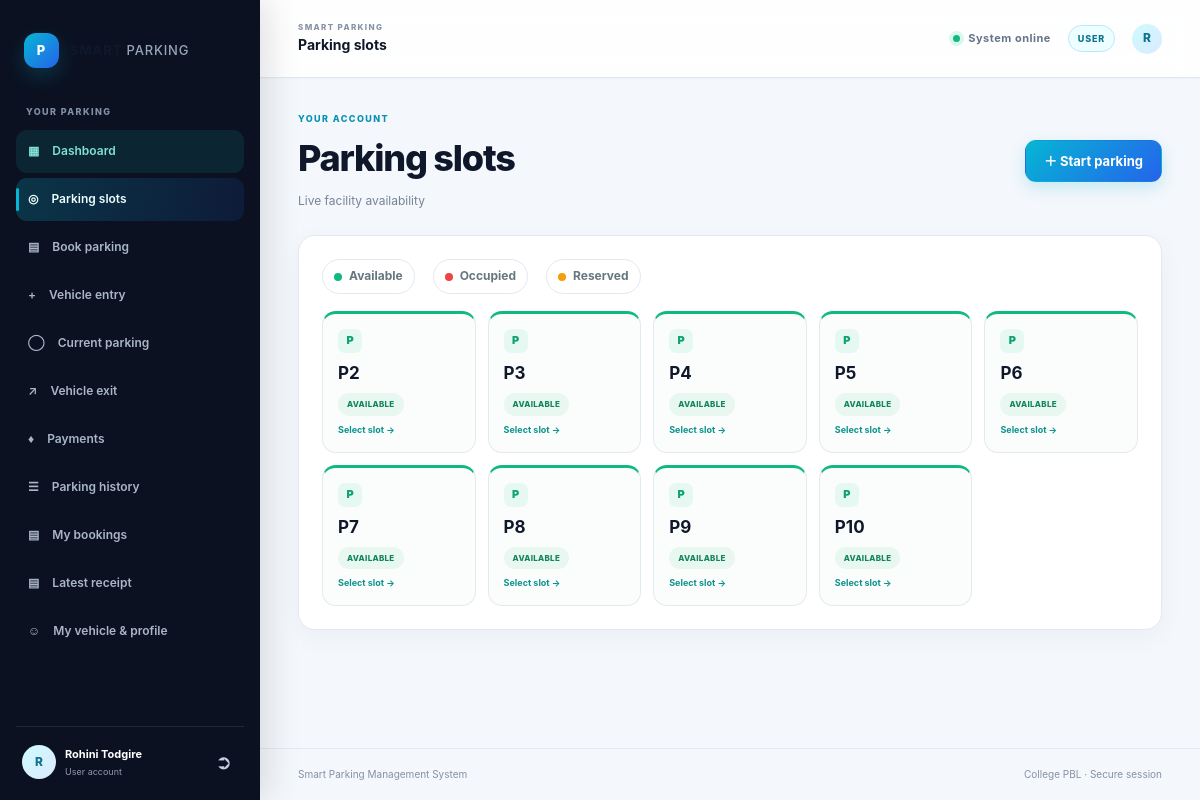
Screenshot of /user/parking (signed in) with the database file from the repository.
### tables this page shows
CREATE TABLE users (
                    id INTEGER PRIMARY KEY AUTOINCREMENT,
                    name TEXT NOT NULL,
                    email TEXT NOT NULL COLLATE NOCASE UNIQUE,
                    password_hash TEXT NOT NULL,
                    role TEXT NOT NULL CHECK (role IN ('user', 'admin')),
                    created_at TEXT NOT NULL DEFAULT CURRENT_TIMESTAMP
                , mobile TEXT, vehicle_number TEXT, vehicle_type TEXT, is_active INTEGER NOT NULL DEFAULT 1);

CREATE TABLE parking_slots (
                    id INTEGER PRIMARY KEY AUTOINCREMENT,
                    slot_id TEXT UNIQUE NOT NULL,
                    status TEXT NOT NULL DEFAULT 'Available'
                );

### backend/app.py (the view)
@app.route("/user/parking")
@user_required
def user_parking():
    try:
        slots = database.get_slot_overview()
    except sqlite3.Error:
        app.logger.exception("Unable to load user parking map")
        return render_template("500.html"), 500
    safe_slots = [{key: value for key, value in slot.items()
                   if key not in ("vehicle_number", "vehicle_type", "entry_time", "booking_vehicle_number", "booking_time")}
                  for slot in slots]
    return render_template("portal_page.html", title="Parking slots", subtitle="Live facility availability",
                           mode="user", slots=safe_slots, csrf_token=csrf_token())

### backend/app.py (called while the page is built)
@app.context_processor
def provide_csrf_token():
    return {"csrf_token": csrf_token()}

### backend/auth.py (called while the page is built)
def csrf_token():
    token = session.get("csrf_token")
    if token is None:
        token = secrets.token_urlsafe(32)
        session["csrf_token"] = token
    return token

def _session_user():
    user_id = session.get("user_id")
    if user_id is None:
        return None
    user = database.get_user_by_id(user_id)
    if user is None or not user.get("is_active", 1):
        session.clear()
        return None
    return user

def user_required(view_function):
    @wraps(view_function)
    def wrapped_view(*args, **kwargs):
        user = _session_user()
        if user is None:
            return redirect(url_for("login", portal="user"))
        if user["role"] != "user":
            abort(403)
        g.current_user = user
        return view_function(*args, **kwargs)
    return wrapped_view

### backend/database.py (called while the page is built)
def get_connection():
    os.makedirs(os.path.dirname(os.path.abspath(DATABASE_PATH)), exist_ok=True)
    connection = sqlite3.connect(DATABASE_PATH)
    connection.row_factory = sqlite3.Row
    return connection

def get_user_by_id(user_id):
    users = _rows_as_dicts(
        "SELECT * FROM users WHERE id = ? LIMIT 1",
        (user_id,),
    )
    return users[0] if users else None

def _rows_as_dicts(query, parameters=()):
    with closing(get_connection()) as connection:
        rows = connection.execute(query, parameters).fetchall()
        return [dict(row) for row in rows]

### frontend/templates/portal_page.html (shortened to what this page needs)
{% extends 'portal_layout.html' %}{% block title %}{{ title }} | Smart Parking{% endblock %}{% block top_title %}{{ title }}{% endblock %}{% block content %}
<section class="welcome-row"><div><p class="eyebrow">{{ 'YOUR ACCOUNT' if mode == 'user' else 'FACILITY MANAGEMENT' }}</p><h1>{{ title }}</h1><p>{{ subtitle }}</p></div>{% if mode == 'user' and title == 'Parking slots' %}<a class="button button-primary" href="{{ url_for('user_entry') }}">＋ Start parking</a>{% endif %}</section>
{% if slots is defined %}<section class="panel"><div class="slot-legend"><span><i class="legend-available"></i>Available</span><span><i class="legend-occupied"></i>Occupied</span><span><i class="legend-booked"></i>Reserved</span></div><div class="parking-map-grid">{% for slot in slots %}<article class="parking-map-slot {{ slot.display_status }}"><div class="parking-icon">P</div><strong>{{ slot.slot_id }}</strong><span class="status-badge {{ slot.display_status }}">{{ slot.display_status|capitalize }}</span>{% if slot.display_status == 'available' %}<a href="{{ url_for('user_entry') }}?slot={{ slot.slot_id }}">Select slot →</a>{% else %}<small>{% if slot.display_status == 'booked' %}Reserved{% else %}In use{% endif %}</small>{% endif %}</article>{% else %}<div class="empty-state">No parking slots are configured.</div>{% endfor %}</div></section>
{% endif %}{% endblock %}

### frontend/templates/portal_layout.html (shortened to what this page needs)
<!doctype html>
<html lang="en">
<head>
    <link rel="stylesheet" href="{{ url_for('static', filename='style.css') }}">
</head>
<body class="app-body{% if request.endpoint == 'user_dashboard' %} user-dashboard-body{% endif %}">
<aside class="app-sidebar" id="app-sidebar">
    <a class="brand sidebar-brand" href="{{ url_for('dashboard') if g.current_user.role == 'admin' else url_for('user_dashboard') }}">
        <span class="brand-mark">P</span><span>SMART<span class="brand-light"> PARKING</span>{% if request.endpoint == 'user_dashboard' %}<small class="sidebar-tagline">Park Smarter. Move Faster.</small>{% endif %}</span>
    </a>
    {% if g.current_user.role == 'admin' %}
    <p class="sidebar-label">MANAGEMENT</p>
    <nav class="sidebar-nav">
        <a href="{{ url_for('dashboard') }}"><span class="nav-symbol">&#9638;</span><span>Dashboard</span></a>
        <a class="{{ 'active' if request.endpoint == 'dashboard' else '' }}" href="{{ url_for('dashboard') }}"><span class="nav-symbol">&#9638;</span><span>Dashboard</span></a>
        <a class="{{ 'active' if request.view_args and request.view_args.get('section') == 'parking-map' else '' }}" href="{{ url_for('admin_section',section='parking-map') }}"><span class="nav-symbol">&#9678;</span><span>Parking slots</span></a>
        <a class="{{ 'active' if request.view_args and request.view_args.get('section') == 'vehicles' else '' }}" href="{{ url_for('admin_section',section='vehicles') }}"><span class="nav-symbol">&#128663;</span><span>Active vehicles</span></a>
        <a class="{{ 'active' if request.view_args and request.view_args.get('section') == 'users' else '' }}" href="{{ url_for('admin_section',section='users') }}"><span class="nav-symbol">&#9786;</span><span>Users</span></a>
        <a class="{{ 'active' if request.view_args and request.view_args.get('section') == 'bookings' else '' }}" href="{{ url_for('admin_section',section='bookings') }}"><span class="nav-symbol">&#9636;</span><span>Bookings</span></a>
        <a class="{{ 'active' if request.view_args and request.view_args.get('section') in ('records', 'history') or request.endpoint == 'records' else '' }}" href="{{ url_for('admin_section',section='records') }}"><span class="nav-symbol">&#9776;</span><span>Parking history</span></a>
        <a class="{{ 'active' if request.view_args and request.view_args.get('section') in ('payments', 'revenue') else '' }}" href="{{ url_for('admin_section',section='payments') }}"><span class="nav-symbol">&#9830;</span><span>Payments &amp; revenue</span></a>
        <a class="{{ 'active' if request.view_args and request.view_args.get('section') in ('analytics', 'reports') else '' }}" href="{{ url_for('admin_section',section='reports') }}"><span class="nav-symbol">&#9633;</span><span>Reports</span></a>
        <a class="{{ 'active' if request.view_args and request.view_args.get('section') == 'settings' else '' }}" href="{{ url_for('admin_section',section='settings') }}"><span class="nav-symbol">&#9881;</span><span>Settings</span></a>
    </nav>
    {% else %}
    <p class="sidebar-label">YOUR PARKING</p>
    {% if request.endpoint == 'user_dashboard' %}<nav class="sidebar-nav user-sidebar-nav">
        <a class="{% if request.endpoint == 'user_dashboard' %}active{% endif %}" href="{{ url_for('user_dashboard') }}"><span class="nav-symbol">&#9638;</span><span>Dashboard</span></a>
        <a class="{{ 'active' if request.endpoint == 'user_parking' else '' }}" href="{{ url_for('user_parking') }}"><span class="nav-symbol">&#9678;</span><span>Find Parking</span></a>
        <a class="{{ 'active' if request.endpoint == 'booking' or request.endpoint == 'user_bookings' else '' }}" href="{{ url_for('booking') }}"><span class="nav-symbol">&#9636;</span><span>Book Parking</span></a>
        <a class="{{ 'active' if request.endpoint in ('user_entry', 'vehicle_entry') else '' }}" href="{{ url_for('user_entry') }}"><span class="nav-symbol">&#128663;</span><span>Vehicle Entry</span></a>
        <a class="{{ 'active' if request.endpoint == 'user_current_parking' else '' }}" href="{{ url_for('user_current_parking') }}"><span class="nav-symbol">&#9636;</span><span>My Parking</span></a>
        <a class="{{ 'active' if request.endpoint == 'user_exit' else '' }}" href="{{ url_for('user_exit') }}"><span class="nav-symbol">&#8599;</span><span>Vehicle Exit</span></a>
        <a class="{{ 'active' if request.endpoint in ('user_payments', 'user_entry') else '' }}" href="{{ url_for('user_payments') }}"><span class="nav-symbol">&#9830;</span><span>Payments</span></a>
        <a class="{{ 'active' if request.endpoint == 'user_history' else '' }}" href="{{ url_for('user_history') }}"><span class="nav-symbol">&#9776;</span><span>Parking History</span></a>
        <a class="{{ 'active' if request.endpoint == 'user_bookings' else '' }}" href="{{ url_for('user_bookings') }}"><span class="nav-symbol">&#9636;</span><span>My Bookings</span></a>
        <a class="{{ 'active' if request.endpoint in ('latest_user_receipt', 'user_receipt') else '' }}" href="{{ url_for('latest_user_receipt') }}"><span class="nav-symbol">&#9636;</span><span>Receipts</span></a>
        <a class="{{ 'active' if request.endpoint == 'user_profile' else '' }}" href="{{ url_for('user_profile') }}"><span class="nav-symbol">&#9786;</span><span>Profile</span></a>
    </nav>{% else %}<nav class="sidebar-nav">
        <a class="{{ 'active' if request.endpoint == 'user_dashboard' else '' }}" href="{{ url_for('user_dashboard') }}">&#9638; <span>Dashboard</span></a>
        <a class="{{ 'active' if request.endpoint == 'user_parking' else '' }}" href="{{ url_for('user_parking') }}">&#9678; <span>Parking slots</span></a>
        <a class="{{ 'active' if request.endpoint in ('booking', 'user_bookings') else '' }}" href="{{ url_for('booking') }}">&#9636; <span>Book parking</span></a>
        <a class="{{ 'active' if request.endpoint in ('user_entry', 'vehicle_entry') else '' }}" href="{{ url_for('user_entry') }}">&#43; <span>Vehicle entry</span></a>
        <a class="{{ 'active' if request.endpoint == 'user_current_parking' else '' }}" href="{{ url_for('user_current_parking') }}">&#9711; <span>Current parking</span></a>
        <a class="{{ 'active' if request.endpoint == 'user_exit' else '' }}" href="{{ url_for('user_exit') }}">&#8599; <span>Vehicle exit</span></a>
        <a class="{{ 'active' if request.endpoint == 'user_payments' else '' }}" href="{{ url_for('user_payments') }}">&#9830; <span>Payments</span></a>
        <a class="{{ 'active' if request.endpoint == 'user_history' else '' }}" href="{{ url_for('user_history') }}">&#9776; <span>Parking history</span></a>
        <a class="{{ 'active' if request.endpoint == 'user_bookings' else '' }}" href="{{ url_for('user_bookings') }}">&#9636; <span>My bookings</span></a>
        <a class="{{ 'active' if request.endpoint in ('latest_user_receipt', 'user_receipt') else '' }}" href="{{ url_for('latest_user_receipt') }}">&#9636; <span>Latest receipt</span></a>
        <a class="{{ 'active' if request.endpoint == 'user_profile' else '' }}" href="{{ url_for('user_profile') }}">&#9786; <span>My vehicle &amp; profile</span></a>
    </nav>{% endif %}
    {% endif %}
    <div class="sidebar-bottom"><span class="avatar">{{ g.current_user.name[:1]|upper }}</span><div class="account-copy"><strong>{{ g.current_user.name }}</strong><small>{{ g.current_user.role|capitalize }} account</small></div><form action="{{ url_for('logout') }}" method="post"><input type="hidden" name="csrf_token" value="{{ csrf_token }}"><button class="icon-button" aria-label="Log out" title="Log out">&#10162;</button></form></div>
</aside>
<div class="app-main">
    <header class="app-topbar">
        <div class="topbar-heading"><span class="topbar-kicker">SMART PARKING</span><strong>{% block top_title %}Parking operations{% endblock %}</strong></div>
        <div class="topbar-right">
            {% if request.endpoint == 'user_dashboard' %}<button class="notification-button" type="button" aria-label="Notifications"><span aria-hidden="true">&#128276;</span><i></i></button><span class="dashboard-user-copy"><strong>{{ g.current_user.name }}</strong><small>User</small></span>
            {% else %}<span class="live-indicator"><i></i> System online</span>{% endif %}
            <span class="topbar-role-badge">{{ g.current_user.role|upper }}</span><span class="avatar small-avatar">{{ g.current_user.name[:1]|upper }}</span>
        </div>
    </header>
    <main class="app-content">{% block content %}{% endblock %}</main>
    <footer class="app-footer">Smart Parking Management System <span>College PBL &middot; Secure session</span></footer>
</div>
</body>
</html>

### rows the page displays
users: current_user "R", current_user.name "Rohini Todgire", current_user.role "User", current_user.role "USER"
parking_slots: slot_id "P2", display_status "AVAILABLE"
parking_slots: slot_id "P3", display_status "AVAILABLE"
parking_slots: slot_id "P4", display_status "AVAILABLE"
parking_slots: slot_id "P5", display_status "AVAILABLE"
parking_slots: slot_id "P6", display_status "AVAILABLE"
parking_slots: slot_id "P7", display_status "AVAILABLE"
parking_slots: slot_id "P8", display_status "AVAILABLE"
parking_slots: slot_id "P9", display_status "AVAILABLE"
parking_slots: slot_id "P10", display_status "AVAILABLE"

### other values shown
{{ title }} "Parking slots"
{{ 'YOUR ACCOUNT' if mode == 'user' else 'FACILITY MANAGEMENT' }} "YOUR ACCOUNT"
{{ subtitle }} "Live facility availability"
